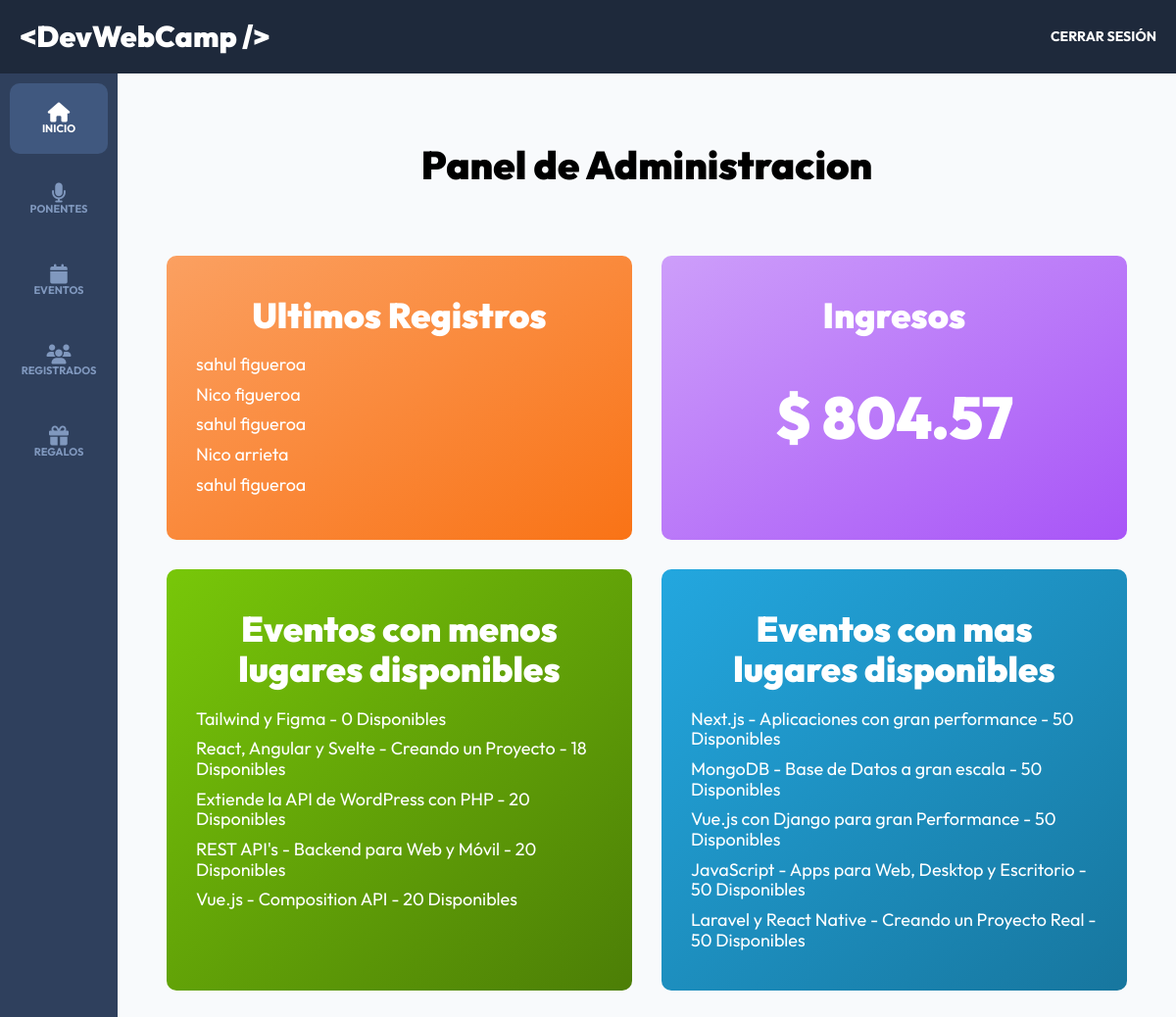
Screenshot of /admin/dashboard (signed in) with the database file from the repository.
### tables this page shows
CREATE TABLE `registros` (
  `id` int NOT NULL AUTO_INCREMENT,
  `paquete_id` int DEFAULT NULL,
  `pago_id` varchar(30) DEFAULT NULL,
  `token` varchar(8) DEFAULT NULL,
  `usuario_id` int DEFAULT NULL,
  `regalo_id` int DEFAULT NULL,
  PRIMARY KEY (`id`),
  KEY `usuarioId` (`usuario_id`),
  KEY `paquete_id` (`paquete_id`),
  KEY `registros_FK` (`regalo_id`),
  CONSTRAINT `registros_FK` FOREIGN KEY (`regalo_id`) REFERENCES `regalos` (`id`),
  CONSTRAINT `registros_ibfk_1` FOREIGN KEY (`usuario_id`) REFERENCES `usuarios` (`id`),
  CONSTRAINT `registros_ibfk_2` FOREIGN KEY (`paquete_id`) REFERENCES `paquetes` (`id`)
);

CREATE TABLE `usuarios` (
  `id` int NOT NULL AUTO_INCREMENT,
  `nombre` varchar(40) DEFAULT NULL,
  `apellido` varchar(40) DEFAULT NULL,
  `email` varchar(40) DEFAULT NULL,
  `password` varchar(60) DEFAULT NULL,
  `confirmado` tinyint(1) DEFAULT NULL,
  `token` varchar(13) DEFAULT NULL,
  `admin` tinyint(1) DEFAULT NULL,
  PRIMARY KEY (`id`)
);

CREATE TABLE `eventos` (
  `id` int NOT NULL AUTO_INCREMENT,
  `nombre` varchar(120) DEFAULT NULL,
  `descripcion` text,
  `disponibles` int DEFAULT NULL,
  `categoria_id` int NOT NULL,
  `dia_id` int NOT NULL,
  `hora_id` int NOT NULL,
  `ponente_id` int NOT NULL,
  PRIMARY KEY (`id`),
  KEY `fk_eventos_categorias_idx` (`categoria_id`),
  KEY `fk_eventos_dias1_idx` (`dia_id`),
  KEY `fk_eventos_horas1_idx` (`hora_id`),
  KEY `fk_eventos_ponentes1_idx` (`ponente_id`),
  CONSTRAINT `fk_eventos_categorias` FOREIGN KEY (`categoria_id`) REFERENCES `categorias` (`id`),
  CONSTRAINT `fk_eventos_dias1` FOREIGN KEY (`dia_id`) REFERENCES `dias` (`id`),
  CONSTRAINT `fk_eventos_horas1` FOREIGN KEY (`hora_id`) REFERENCES `horas` (`id`),
  CONSTRAINT `fk_eventos_ponentes1` FOREIGN KEY (`ponente_id`) REFERENCES `ponentes` (`id`)
);

### controllers/DashboardController.php (called while the page is built, shortened)
<?php
class DashboardController {
    public static function index(Router $router){
        $registros= Registro::get(5);
        foreach($registros as $registro){
            $registro->usuario= Usuario::find($registro->usuario_id);
        }
        $virtuales= Registro::total('paquete_id',2);
        $presenciales= Registro::total('paquete_id',1);
        $ingresos= ($virtuales * 46.41) + ($presenciales * 189.54);
        $menos_disponibles= Evento::ordenarLimite('disponibles','ASC',5);
        $mas_disponibles= Evento::ordenarLimite('disponibles','DESC',5);
        $router->render('admin/dashboard/index',[
            'titulo'=>'Panel de Administracion',
            'registros'=>$registros,
            'ingresos'=>$ingresos,
            'menos_disponibles'=>$menos_disponibles,
            'mas_disponibles'=>$mas_disponibles,
        ]);
    }
}

### public/index.php (called while the page is built, shortened)
<?php
$router = new Router();
$router->get('/login', [AuthController::class, 'login']);
$router->post('/login', [AuthController::class, 'login']);
$router->post('/logout', [AuthController::class, 'logout']);
$router->get('/registro', [AuthController::class, 'registro']);
$router->post('/registro', [AuthController::class, 'registro']);
$router->get('/olvide', [AuthController::class, 'olvide']);
$router->post('/olvide', [AuthController::class, 'olvide']);
$router->get('/reestablecer', [AuthController::class, 'reestablecer']);
$router->post('/reestablecer', [AuthController::class, 'reestablecer']);
$router->get('/mensaje', [AuthController::class, 'mensaje']);
$router->get('/confirmar-cuenta', [AuthController::class, 'confirmar']);
$router->get('/admin/dashboard', [DashboardController::class, 'index']);
$router->get('/admin/ponentes', [PonentesController::class, 'index']);
$router->get('/admin/ponentes/crear', [PonentesController::class, 'crear']);
$router->post('/admin/ponentes/crear', [PonentesController::class, 'crear']);
$router->get('/admin/ponentes/editar', [PonentesController::class, 'editar']);
$router->post('/admin/ponentes/editar', [PonentesController::class, 'editar']);
$router->post('/admin/ponentes/eliminar', [PonentesController::class, 'eliminar']);
$router->get('/admin/eventos', [EventosController::class, 'index']);
$router->get('/admin/eventos/crear', [EventosController::class, 'crear']);
$router->post('/admin/eventos/crear', [EventosController::class, 'crear']);
$router->get('/admin/eventos/editar', [EventosController::class, 'editar']);
$router->post('/admin/eventos/editar', [EventosController::class, 'editar']);
$router->post('/admin/eventos/eliminar', [EventosController::class, 'eliminar']);
$router->get('/api/eventos-horario', [APIEventos::class, 'index']);
$router->get('/api/ponentes', [APIPonentes::class, 'index']);
$router->get('/api/ponente', [APIPonentes::class, 'ponente']);
$router->get('/api/regalos', [APIRegalos::class, 'index']);
$router->get('/admin/registrados', [RegistradosController::class, 'index']);
$router->get('/admin/regalos', [RegalosController::class, 'index']);
$router->get('/finalizar-registro', [RegistroController::class, 'crear']);
$router->post('/finalizar-registro/gratis', [RegistroController::class, 'gratis']);
$router->post('/finalizar-registro/pagar', [RegistroController::class, 'pagar']);
$router->get('/finalizar-registro/conferencias', [RegistroController::class, 'conferencias']);
$router->post('/finalizar-registro/conferencias', [RegistroController::class, 'conferencias']);
$router->get('/boleto', [RegistroController::class, 'boleto']);
$router->get('/', [PaginasController::class, 'index']);
$router->get('/devwebcamp', [PaginasController::class, 'evento']);
$router->get('/paquetes', [PaginasController::class, 'paquetes']);
$router->get('/workshops-conferencias', [PaginasController::class, 'conferencias']);
$router->get('/404', [PaginasController::class, 'error']);
$router->comprobarRutas();

### models/ActiveRecord.php (called while the page is built, shortened)
<?php
class ActiveRecord {
    protected static $db;
    protected static $tabla = '';
    public static function setDB($database) {
        self::$db = $database;
    }
    public static function consultarSQL($query) {
        $resultado = self::$db->query($query);
        $array = [];
        while($registro = $resultado->fetch_assoc()) {
            $array[] = static::crearObjeto($registro);
        }
        return $array;
    }
    protected static function crearObjeto($registro) {
        $objeto = new static;
        foreach($registro as $key => $value ) {
            if(property_exists( $objeto, $key  )) {
                $objeto->$key = $value;
            }
        }
        return $objeto;
    }
    public static function find($id) {
        $query = "SELECT * FROM " . static::$tabla  ." WHERE id = ${id}";
        $resultado = self::consultarSQL($query);
        return array_shift( $resultado ) ;
    }
    public static function get($limite) {
        $query = "SELECT * FROM " . static::$tabla . " ORDER BY id DESC LIMIT ${limite}" ;
        $resultado = self::consultarSQL($query);
        return $resultado;
    }
      public static function ordenarLimite($columna, $orden,$limite) {
        $query = "SELECT * FROM " . static::$tabla . " ORDER BY ${columna} ${orden} LIMIT ${limite}";
        $resultado = self::consultarSQL($query);
        return $resultado;
    }
    public static function total($columna = '', $valor = '') {
        $query = "SELECT COUNT(*) FROM " . static::$tabla;
        if($columna){
            $query.= " WHERE ${columna} = ${valor}";
        }
        $resultado = self::$db->query($query);
        $total= $resultado->fetch_array();
        return array_shift($total);
    }
}

### views/admin/dashboard/index.php (the view, shortened to what this page needs)
<h1 class="dashboard__heading"><?php echo $titulo;?></h1>
    <div class="bloques__grid">
        <div class="bloque">
            <h3 class="bloque__heading">Ultimos Registros</h3>
            <?php foreach($registros as $registro){?>
                <div class="bloque__contenido">
                    <p class="bloque__texto">
                    <?php echo $registro->usuario->nombre . " " . $registro->usuario->apellido; ?>
                    </p>
                </div>
            <?php };?>
        </div>
        <div class="bloque">
            <h3 class="bloque__heading">Ingresos</h3>
            <p class="bloque__texto--cantidad">$ <?php echo $ingresos;?></p>
        </div>
        <div class="bloque">
            <h3 class="bloque__heading">Eventos con menos lugares disponibles</h3>
            <?php foreach($menos_disponibles as $evento){?>
                <div class="bloque__contenido">
                    <p class="bloque__texto">
                    <?php echo $evento->nombre . " - " . $evento->disponibles . " Disponibles"; ?>
                    </p>
                </div>
            <?php };?>
        </div>
        <div class="bloque">
            <h3 class="bloque__heading">Eventos con mas lugares disponibles</h3>
            <?php foreach($mas_disponibles as $evento){?>
                <div class="bloque__contenido">
                    <p class="bloque__texto">
                    <?php echo $evento->nombre . " - " . $evento->disponibles . " Disponibles"; ?>
                    </p>
                </div>
            <?php };?>
        </div>
    </div>
</main>

### public/build/css/app.css (style rules this page uses)
html { line-height: 1.15; -webkit-text-size-adjust: 100%; }
body { margin: 0; }
h1 { font-size: 2em; margin: 0.67em 0; }
html { font-size: 62.5%; box-sizing: border-box; height: 100%; }
*, *:before, *:after { box-sizing: inherit; }
body { font-family: "Outfit", sans-serif; font-size: 1.8rem; }
h1, h2, h3 { font-family: "Outfit", sans-serif; font-weight: 900; margin: 2rem 0; }
h1 { font-size: 4rem; }
h3 { font-size: 3rem; }
[class$=__heading] { font-family: "Outfit", sans-serif; font-weight: 900; margin: 2rem 0; margin: 6rem 0 3rem 0; text-align: center; }
.dashboard { height: 100%; display: flex; flex-direction: column; background-color: #F8FAFC; }
.bloques__grid { display: grid; gap: 3rem; grid-template-columns: repeat(1, 1fr); }
@media (min-width: 1024px) { .bloques__grid { display: grid; gap: 3rem; grid-template-columns: repeat(2, 1fr); } }
.bloque { padding: 3rem; color: #FFFFFF; border-radius: 1rem; }
.bloque:nth-child(1) { background-image: linear-gradient(to left top, #F97316, #fba061); }
.bloque:nth-child(2) { background-image: linear-gradient(to left top, #A855F7, #cd9efa); }
.bloque:nth-child(3) { background-image: linear-gradient(to left top, #4c7e06, #78c709); }
.bloque:nth-child(4) { background-image: linear-gradient(to left top, #17769E, #23a7df); }
.bloque__heading { margin: 1rem 0 2rem 0; font-size: 3.6rem; }
.bloque__texto { margin: 1rem 0; }
.bloque__texto--cantidad { margin-top: 5rem; font-size: 6rem; font-weight: 900; text-align: center; }

### rows the page displays
registros: usuario.nombre "sahul", usuario.apellido "figueroa"
registros: usuario.nombre "Nico", usuario.apellido "figueroa"
registros: usuario.nombre "sahul", usuario.apellido "figueroa"
registros: usuario.nombre "Nico", usuario.apellido "arrieta"
registros: usuario.nombre "sahul", usuario.apellido "figueroa"
eventos: nombre "Tailwind y Figma", disponibles "0"
eventos: nombre "React, Angular y Svelte - Creando un Proyecto", disponibles "18"
eventos: nombre "Extiende la API de WordPress con PHP", disponibles "20"
eventos: nombre "REST API's - Backend para Web y Móvil", disponibles "20"
eventos: nombre "Vue.js - Composition API", disponibles "20"
eventos: nombre "Next.js - Aplicaciones con gran performance", disponibles "50"
eventos: nombre "MongoDB - Base de Datos a gran escala", disponibles "50"
eventos: nombre "Vue.js con Django para gran Performance", disponibles "50"
eventos: nombre "JavaScript - Apps para Web, Desktop y Escritorio", disponibles "50"
eventos: nombre "Laravel y React Native - Creando un Proyecto Real", disponibles "50"

### other values shown
$titulo "Panel de Administracion"
$ingresos "804.57"
